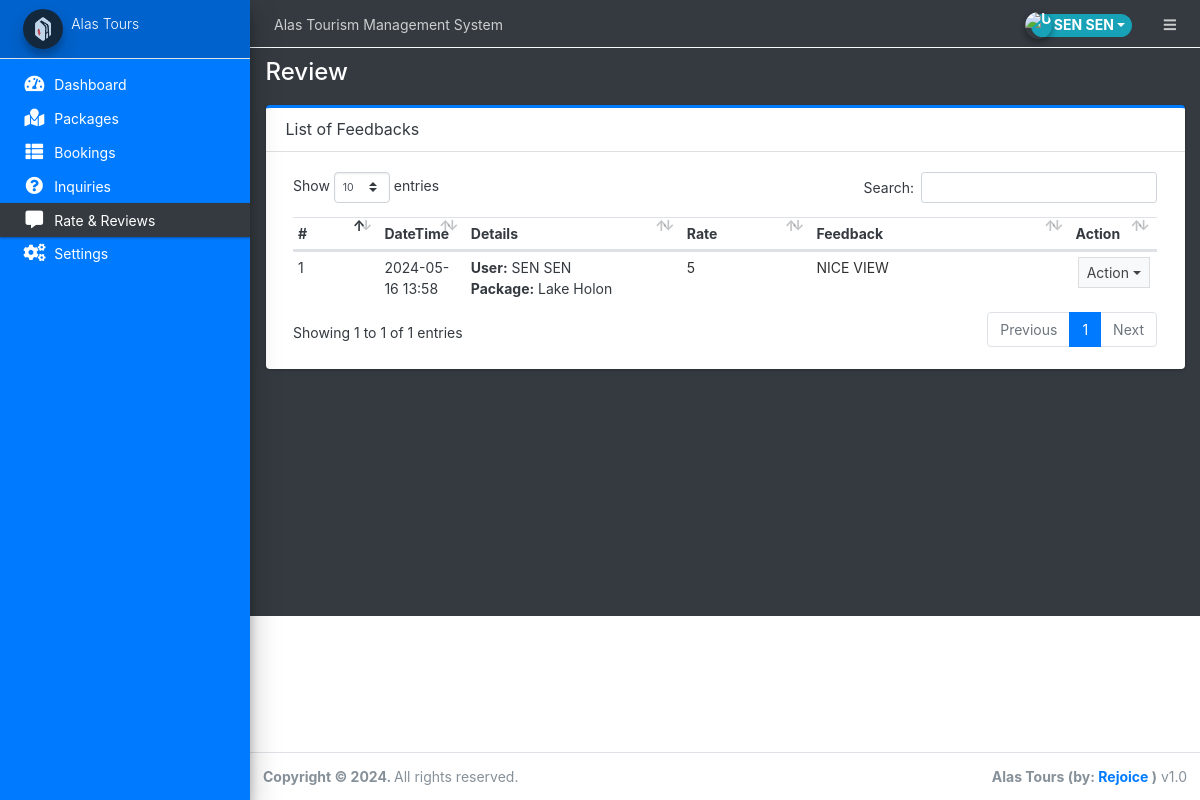
The app's page /admin/?page=review (signed in) with its own data.
### tables this page shows
CREATE TABLE `rate_review` (
  `id` int(30) NOT NULL,
  `user_id` int(30) NOT NULL,
  `package_id` int(30) NOT NULL,
  `rate` int(11) NOT NULL,
  `review` text DEFAULT NULL,
  `date_created` datetime NOT NULL DEFAULT current_timestamp()
);

CREATE TABLE `packages` (
  `id` int(30) NOT NULL,
  `title` text DEFAULT NULL,
  `tour_location` text DEFAULT NULL,
  `cost` double NOT NULL,
  `description` text DEFAULT NULL,
  `upload_path` text DEFAULT NULL,
  `status` tinyint(4) NOT NULL DEFAULT 1 COMMENT '1 =active ,2 = Inactive',
  `date_created` datetime NOT NULL DEFAULT current_timestamp()
);

### admin/review/index.php (the view, shortened to what this page needs)
<div class="card card-outline card-primary">
	<div class="card-header">
		<h3 class="card-title">List of Feedbacks</h3>
	</div>
	<div class="card-body">
        <div class="container-fluid">
        <table class="table table-stripped text-dark">
            <colgroup>
                <col width="10%">
                <col width="10%">
                <col width="25%">
                <col width="15%">
                <col width="30%">
                <col width="10%">
            </colgroup>
            <thead>
                <tr>
                    <th>#</th>
                    <th>DateTime</th>
                    <th>Details</th>
                    <th>Rate</th>
                    <th>Feedback</th>
                    <th>Action</th>
                </tr>
            </thead>
            <tbody>
                <?php
                $i=1;
                    $qry = $conn->query("SELECT r.*,concat(u.firstname,' ',u.lastname) as name, p.title FROM `rate_review` r inner join users u on .u.id = r.user_id inner join `packages` p on p.id = r.package_id order by unix_timestamp(r.date_created) desc ");
                    while($row= $qry->fetch_assoc()):
                        $row['review'] = strip_tags(stripslashes(html_entity_decode($row['review'])));
                ?>
                    <tr>
                        <td><?php echo $i++ ?></td>
                        <td><?php echo date("Y-m-d H:i",strtotime($row['date_created'])) ?></td>
                        <td>
                            <p class="m-0"><b>User:</b> <?php echo  ucwords($row['name']) ?></p>
                            <p class="m-0"><b>Package:</b> <?php echo  ucwords($row['title']) ?></p>
                        </td>
                        <td><p class="truncate-1 m-0"><?php echo $row['rate'] ?></p></td>
                        <td><p class="truncate-1 m-0" title="<?php echo $row['review'] ?>"><?php echo $row['review'] ?></p></td>
                        <td align="center">
                                <button type="button" class="btn btn-flat btn-default btn-sm dropdown-toggle dropdown-icon" data-toggle="dropdown">
                                    Action
                                </button>
                        </td>
                    </tr>
                <?php endwhile; ?>
            </tbody>
        </table>
		</div>
	</div>
</div>

### records on screen
rate_review: date_created "2024-05-16 13:58", name "SEN SEN", package.title "Lake Holon", rate "5", review "NICE VIEW"

### other values on screen
$_settings->info('name') "Alas Tourism Management System"
$_settings->userdata('firstname').' '.$_settings->userdata('lastname') "SEN SEN"
$_settings->info('short_name') "Alas Tours"
str_replace(array("/","_"), " ",$page) "Review"
